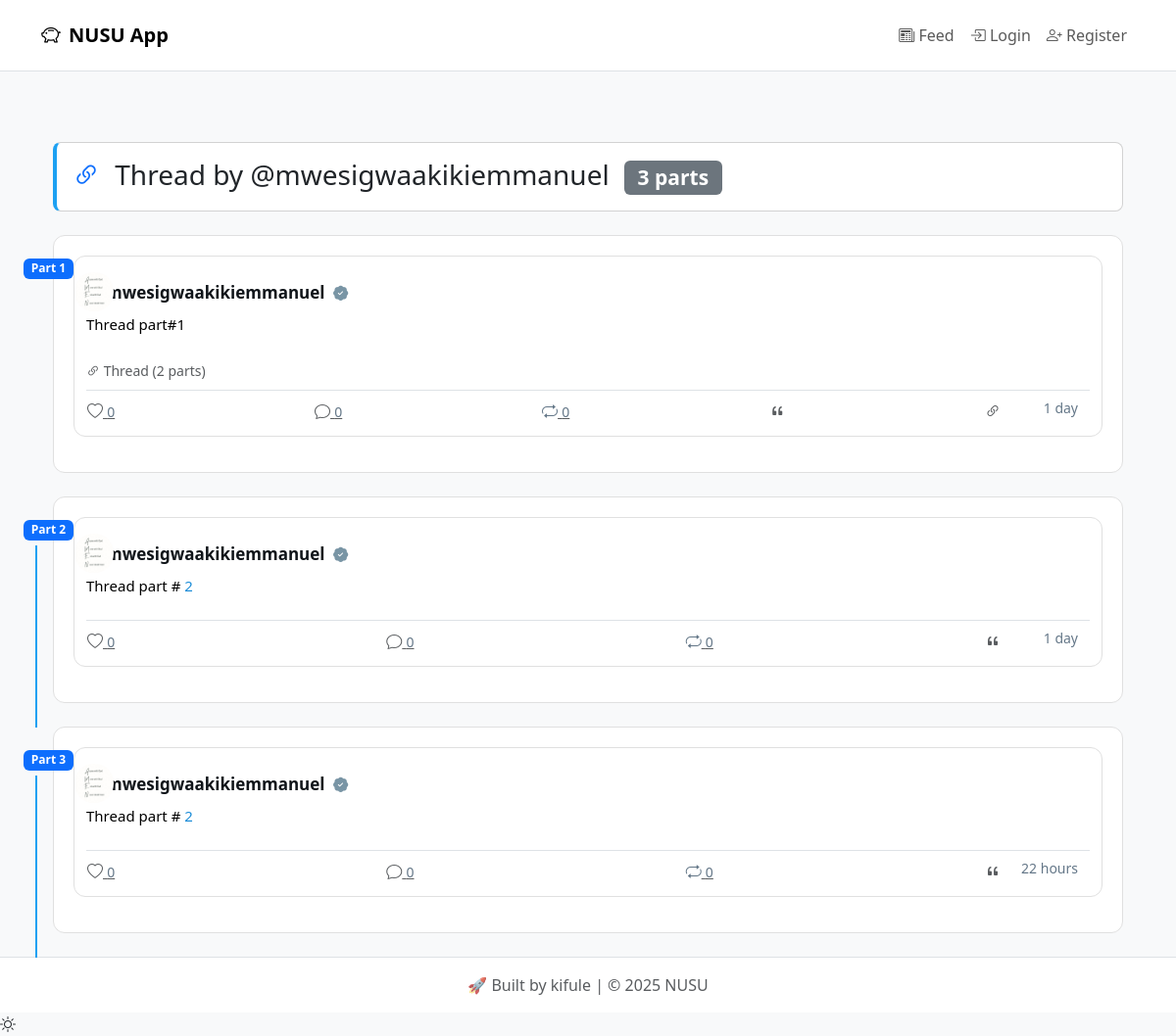
The app's page /community/thread/225/ with its own data.
### community/models.py (models this page shows, shortened)
class Tweet(models.Model):
    user = models.ForeignKey(CustomUser, on_delete=models.CASCADE)
    content = models.TextField(max_length=280)
    image = models.ImageField(upload_to='tweets/images/', blank=True, null=True)
    video = models.FileField(upload_to='tweets/videos/', blank=True, null=True)
    parent = models.ForeignKey('self', null=True, blank=True, on_delete=models.CASCADE, related_name='replies')
    retweet = models.ForeignKey('self', null=True, blank=True, on_delete=models.CASCADE, related_name='retweets')
    quote = models.ForeignKey('self', null=True, blank=True, on_delete=models.CASCADE, related_name='quotes')
    likes = models.ManyToManyField(CustomUser, related_name='liked_tweets', blank=True)
    created_at = models.DateTimeField(auto_now_add=True)
    parent_tweet = models.ForeignKey('self', null=True, on_delete=models.CASCADE, related_name='thread')
    is_thread = models.BooleanField(default=False)
    thread_position = models.PositiveIntegerField(default=0)
    class Meta:
        ordering = ['-created_at']
    def is_retweet(self):
        return self.retweet is not None
    def retweet_count(self):
        return self.retweets.count()
    def get_media(self):
        return self.media.all()  # Gets all associated media

### users/models.py (models this page shows, shortened)
class CustomUser(AbstractUser):
    is_agent = models.BooleanField(default=False)
    is_verified = models.BooleanField(default=False)

class UserProfile(models.Model):
    user = models.OneToOneField(CustomUser, on_delete=models.CASCADE)
    token_balance = models.DecimalField(max_digits=12, decimal_places=2, default=0)
    profile_picture = models.ImageField(
        upload_to='profile_pics/',
        default='profile_pics/default.png'  # Default profile picture
    )
    bio = models.TextField(blank=True)
    website = models.URLField(blank=True)
    location = models.CharField(max_length=100, blank=True)
    followers = models.ManyToManyField('self', symmetrical=False, blank=True, related_name='following')
    verified = models.BooleanField(default=False)
    ugx_balance = models.DecimalField(max_digits=12, decimal_places=2, default=0)
    BADGE_CHOICES = [
        ('none', 'No Badge'),  # Add 'none' as the default option
        ('bronze', 'Bronze Member'),
        ('silver', 'Silver Member'),
        ('gold', 'Gold Member'),
        ('platinum', 'Platinum Admin')
    ]
    badge = models.CharField(max_length=20, choices=BADGE_CHOICES, default='none')
    days_active = models.PositiveIntegerField(default=0)
    days_deposited = models.PositiveIntegerField(default=0)
    def get_badge_icon(self):
        badge_icons = {
            'none': 'bi-award',  # Default icon for no badge
            'bronze': 'bi-award',
            'silver': 'bi-award-fill',
            'gold': 'bi-trophy',
            'platinum': 'bi-patch-check-fill'
        }
        return badge_icons.get(self.badge, 'bi-award')

### community/views.py (the view)
# urls.py: path('thread/<int:tweet_id>/', views.thread_detail, name='thread_detail'),
def thread_detail(request, tweet_id):
    try:
        main_tweet = get_object_or_404(Tweet, id=tweet_id)
        root_tweet = main_tweet.parent_tweet if main_tweet.parent_tweet else main_tweet
        thread_tweets = Tweet.objects.filter(
            Q(id=root_tweet.id) |
            Q(parent_tweet=root_tweet)
        ).order_by('thread_position')
        return render(request, 'community/thread_detail.html', {
            'thread_tweets': thread_tweets,
            'root_tweet': root_tweet,
            'form': TweetForm()
        })
    except Exception as e:
        return HttpResponse(f"Error loading thread: {str(e)}", status=500)

### community/templatetags/community_tags.py (called while the page is built)
@register.filter
def is_retweeted_by(tweet, user):
    if not user.is_authenticated:
        return False
    return tweet.retweets.filter(user=user).exists()

@register.filter
def time_short(value):
    time_str = timesince(value).split(',')[0].strip()
    if 'minute' in time_str:
        return time_str.replace(' minutes', 'm').replace(' minute', 'm')
    if 'hour' in time_str:
        return time_str.replace(' hours', 'h').replace(' hour', 'h')
    if 'day' in time_str:
        return time_str.replace(' days', 'd').replace(' day', 'd')
    if 'week' in time_str:
        return time_str.replace(' weeks', 'w').replace(' week', 'w')
    return time_str

@register.filter
def starts_with(value, arg):
    return value.startswith(arg)

### core/context_processors.py (called while the page is built)
def notifications(request):
    context = {
        'unread_notifications': [],
        'unread_notifications_count': 0,
        'is_retweeted_by_user': lambda tweet: False  # Default value for anonymous users
    }
    if request.user.is_authenticated:
        context.update({
            'unread_notifications': request.user.notifications.filter(is_read=False).order_by('-created_at')[:5],
            'unread_notifications_count': request.user.notifications.filter(is_read=False).count(),
            'is_retweeted_by_user': lambda tweet: tweet.is_retweeted_by(request.user)  # Add this line
        })
    return context

### templates/community/thread_detail.html (shortened to what this page needs)
{% extends 'base.html' %}
{% load static %}
{% load community_tags %}
{% block content %}
<div class="container mt-4">
    <div class="thread-header card mb-4">
        <div class="card-body">
            <h3 class="mb-0">
                <i class="bi bi-link-45deg text-primary me-2"></i>
                Thread by @{{ root_tweet.user.username }}
                <span class="badge bg-secondary ms-2">
                    {{ thread_tweets|length }} part{{ thread_tweets|length|pluralize }}
                </span>
            </h3>
        </div>
    </div>
    <div class="thread-container">
        {% for tweet in thread_tweets %}
            <div class="thread-tweet position-relative mb-4">
                {% if not forloop.first %}
                <div class="thread-connector"></div>
                {% endif %}
                <div class="thread-position-badge">
                    <span class="badge bg-primary">
                        Part {{ forloop.counter }}
                    </span>
                </div>
                <div class="tweet-card thread-tweet-card">
                    {% include 'community/tweet_card.html' with tweet=tweet %}
                </div>
            </div>
        {% empty %}
            <div class="alert alert-danger">
                <i class="bi bi-exclamation-circle me-2"></i>
                This thread could not be loaded. It may have been deleted.
            </div>
        {% endfor %}
    </div>
</div>
{% endblock %}

### templates/community/tweet_card.html (shortened to what this page needs)
{% load static %}
{% load community_tags %}
<div class="tweet-card">
    <div class="tweet-main">
        <a href="{% url 'users:user_profile' tweet.user.username %}" class="profile-section">
            <div class="profile-pic">
                {% if tweet.user.userprofile.profile_picture %}
                <img src="{{ tweet.user.userprofile.profile_picture.url }}" alt="{{ tweet.user.username }}">
                {% else %}
                <div class="profile-pic-placeholder"></div>
                {% endif %}
            </div>
        </a>
        <div class="content-section">
            <div class="user-meta">
                <a href="{% url 'users:user_profile' tweet.user.username %}" class="username">
                    {{ tweet.user.username }}
                    {% if tweet.user.userprofile.badge != 'none' %}
                    <span class="badge-icon {{ tweet.user.userprofile.badge }}">
                        <i class="bi {{ tweet.user.userprofile.get_badge_icon }}"></i>
                    </span>
                    {% endif %}
                </a>
            </div>
            <div class="tweet-body">
                {% if tweet.retweet %}
                    <div class="retweet-content">
                        <p class="mb-0 tweet-content">
                            {% for word in tweet.retweet.content.split %}
                                {% if word|starts_with:"@" %}
                                    <a href="{% url 'users:user_profile' word|slice:'1:' %}"
                                       class="text-primary mention-link">{{ word }}</a>
                                {% elif word|starts_with:"#" %}
                                    <a href="{% url 'community:search' %}?q=%23{{ word|slice:'1:' }}"
                                       class="text-info hashtag-link">{{ word }}</a>
                                {% elif word|starts_with:"$" %}
                                    <a href="{% url 'community:search' %}?q=%24{{ word|slice:'1:' }}"
                                       class="text-success stock-link">{{ word }}</a>
                                {% else %}
                                    {{ word }}
                                {% endif %}
                            {% endfor %}
                        </p>
                        <div class="media-grid">
                            {% for media in tweet.retweet.get_media %}
                                {% if media.is_image %}
                                <img src="{{ media.file.url }}" class="media-item">
                                {% else %}
                                <video controls class="media-item">
                                    <source src="{{ media.file.url }}">
                                </video>
                                {% endif %}
                            {% endfor %}
                        </div>
                    </div>
                {% else %}
                    <div class="original-content">
                        <a href="{% if tweet.is_thread %}{% url 'community:thread_detail' tweet.id %}{% else %}{% url 'community:tweet_detail' tweet.id %}{% endif %}">
                            <p class="mb-0 tweet-content">
                              {% for word in tweet.content.split %}
                                  {% if word|starts_with:"@" %}
                                      <span class="text-special">{{ word|slice:":1" }}</span>
                                      <a href="{% url 'users:user_profile' word|slice:'1:' %}"
                                         class="mention-link">{{ word|slice:"1:" }}</a>
                                  {% elif word|starts_with:"#" %}
                                      <span class="text-special">{{ word|slice:":1" }}</span>
                                      <a href="{% url 'community:search' %}?q=%23{{ word|slice:'1:' }}"
                                         class="hashtag-link">{{ word|slice:"1:" }}</a>
                                  {% elif word|starts_with:"$" %}
                                      <span class="text-special">{{ word|slice:":1" }}</span>
                                      <a href="{% url 'community:search' %}?q=%24{{ word|slice:'1:' }}"
                                         class="stock-link">{{ word|slice:"1:" }}</a>
                                  {% else %}
                                      <span class="text-special">{{ word }}</span>
                                  {% endif %}
                              {% endfor %}
                          </p>
                        </a>
                    </div>
                {% endif %}
            </div>
            {% if tweet.is_thread and not tweet.parent_tweet %}
            <div class="thread-indicator mt-2">
                <a href="{% url 'community:thread_detail' tweet.id %}"
                   class="text-decoration-none small text-muted">
                    <i class="bi bi-link-45deg"></i>
                    Thread ({{ tweet.thread.count }} parts)
                </a>
            </div>
            {% endif %}
            <div class="tweet-actions border-top pt-2 mt-2" data-time="{{ tweet.created_at|time_short }}">
                <div class="d-flex justify-content-between align-items-center">
                    <button class="btn btn-link text-muted p-0 like-btn" data-tweet-id="{{ tweet.id }}">
                        <i class="bi bi-heart{% if request.user in tweet.likes.all %}-fill text-danger{% endif %}"></i>
                        <span class="count">{{ tweet.likes.count }}</span>
                    </button>
                    <a href="{% url 'community:reply_tweet' tweet.id %}" class="btn btn-link text-muted p-0">
                        <i class="bi bi-chat"></i>
                        <span class="count">{{ tweet.replies.count }}</span>
                    </a>
                    <button class="btn btn-link text-muted p-0 retweet-btn" data-tweet-id="{{ tweet.id }}">
                        <i class="bi bi-repeat{% if tweet|is_retweeted_by:request.user %}-fill text-success{% endif %}"></i>
                        <span class="count">{{ tweet.retweet_count }}</span>
                    </button>
                    <a href="{% url 'community:quote_retweet' tweet.id %}" class="btn btn-link text-muted p-0">
                        <i class="bi bi-quote"></i>
                    </a>
                    {% if tweet.is_thread %}
                    <a href="{% url 'community:create_tweet' tweet_id=tweet.id %}?thread=true"
                       class="btn btn-link text-muted p-0">
                        <i class="bi bi-link-45deg"></i>
                    </a>
                    {% endif %}
                </div>
            </div>
        </div>
    </div>
</div>

### static/css/style.css (style rules this page uses)
body.bg-light { background-color: #f8f9fa !important; min-height: 100vh; display: flex; flex-direction: column; }
.tweet-card { position: relative; border: 1px solid #e0e0e0; border-radius: 12px; margin-bottom: 16px; padding: 12px; }
.tweet-main { padding-top: 12px; min-height: 60px; }
.user-meta { display: flex; align-items: center; gap: 2px; margin-bottom: 8px; margin-left: 20px; }
.user-meta a { text-decoration: none; }
.profile-section { position: absolute; left: 0; top: 16px; width: 48px; height: 48px; }
.profile-pic { position: relative; width: 40px; height: 40px; border-radius: 50%; overflow: hidden; flex-shrink: 0; }
.profile-pic img { width: 100%; height: 100%; object-fit: cover; }
.username { font-weight: 700; font-size: 17px; color: #0f1419; margin-right: 0px; }
.tweet-body { width: 100%; margin-left: 0; }
.tweet-body a { text-decoration: none; }
.tweet-body p { margin: 0; font-weight: 400; font-size: 15px; line-height: 1.5; color: rgba(0, 0, 0, 1); }
.count { font-size: 0.875rem; color: #647788; }
.tweet-content { color: #000; }
.tweet-content .text-special { color: #000; }
.mention-link, .hashtag-link, .stock-link { color: #1a8cd8 !important; }
.tweet-content a span { color: #000; }
.badge-icon { font-size: 0.9em; margin-left: 4px; color: white; }
.badge-icon.platinum { color: #7995a5; }
.tweet-body { margin-bottom: 12px; }
.container { position: relative; }
.thread-header { border-left: 4px solid #1da1f2; border-radius: 8px; }
.thread-position-badge { position: absolute; left: -30px; top: 20px; z-index: 2; }
.thread-tweet-card { position: relative; z-index: 1; background: white; border-radius: 12px; padding: 20px; border: 1px solid #e0e0e0; }
.thread-connector { position: absolute; left: -18px; top: 50px; bottom: -25px; width: 2px; background: #1da1f2; z-index: 0; }
.bi-repeat { color: #647788; transition: color 0.2s; }
.tweet-actions { position: relative; padding-right: 90px; margin-top: 1rem; min-height: 32px; }
.tweet-actions::after { content: attr(data-time); position: absolute; right: 12px; top: 50%; transform: translateY(-50%); color: #647788; font-size: 0.875rem; }

### records on screen
Tweet: user.username "mwesigwaakikiemmanuel", user.userprofile.profile_picture (picture), split "Thread" "part#1", thread.count "2", likes.count "0", replies.count "0", retweet_count "0", is_thread True (drawn)
Tweet: user.userprofile.profile_picture (picture), user.username "mwesigwaakikiemmanuel", split "Thread" "part", split "#", split "2", likes.count "0", replies.count "0", retweet_count "0"
Tweet: user.userprofile.profile_picture (picture), user.username "mwesigwaakikiemmanuel", split "Thread" "part", split "#", split "2", likes.count "0", replies.count "0", retweet_count "0"

### other values on screen
{{ thread_tweets|length }} "3"
